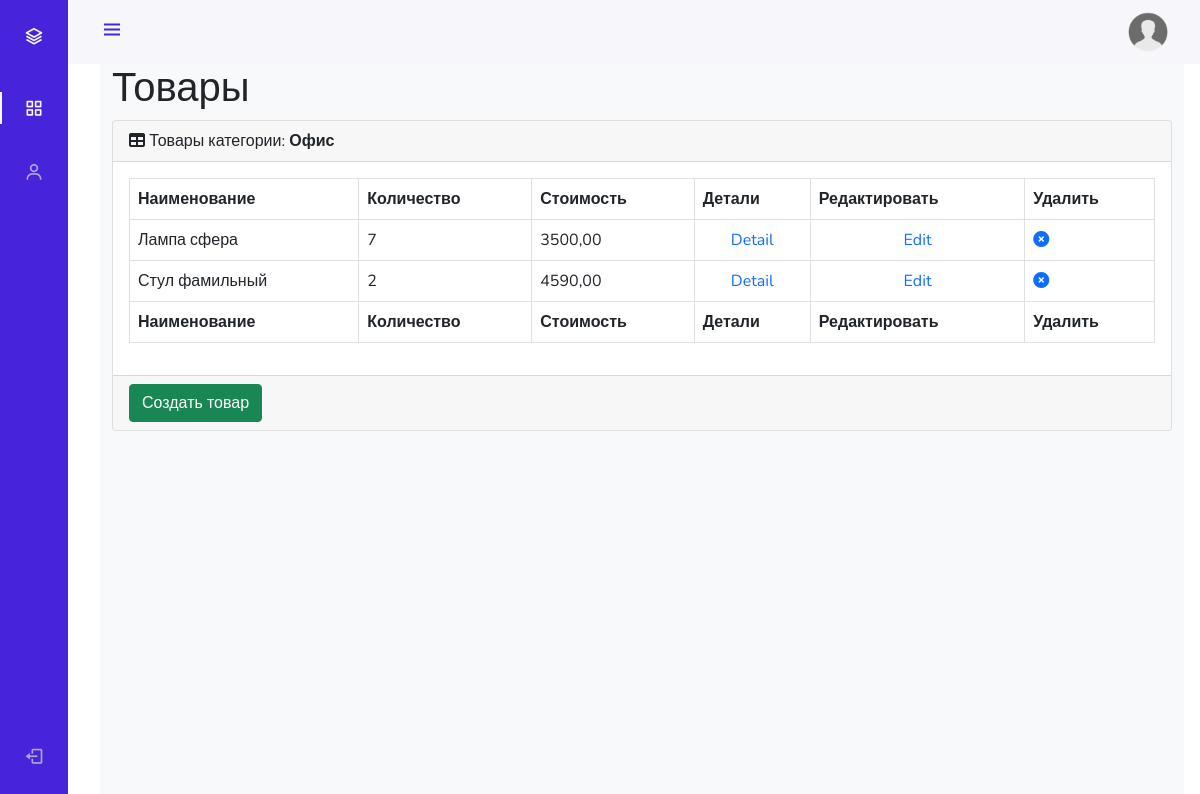
Screenshot of /admin_staff/products/read/category/1/ (signed in) with the database file from the repository.
### mainapp/models.py (models this page shows, shortened)
class ProductCategory(models.Model):
    name = models.CharField(verbose_name='имя', max_length=64, unique=True)
    description = models.TextField(verbose_name='описание', blank=True)
    created = models.DateTimeField(auto_now_add=True)
    updated = models.DateTimeField(auto_now=True)
    is_active = models.BooleanField(default=True)

class Product(models.Model):
    category = models.ForeignKey(
        ProductCategory,
        on_delete=models.CASCADE,
    )
    name = models.CharField(
        verbose_name='имя продукта',
        max_length=128,
    )
    image = models.ImageField(
        upload_to='products_images',
        blank=True,
    )
    short_desc = models.CharField(
        verbose_name='короткое описание',
        max_length=60,
        blank=True,
    )
    description = models.TextField(
        verbose_name='описание',
        blank=True,
    )
    price = models.DecimalField(
        verbose_name='цена продукта',
        max_digits=8,
        decimal_places=2,
        default=0,
    )
    quantity = models.PositiveIntegerField(
        verbose_name='количество на складе',
        default=0,
    )
    is_active = models.BooleanField(default=True)

### adminapp/views.py (the view)
# urls.py: path('products/read/category/<int:pk>/', adminapp.products, name='products'),
@user_passes_test(lambda u: u.is_superuser)
def products(request, pk):
    title = 'админка/продукт'
    category = get_object_or_404(ProductCategory, pk=pk)
    products_list = Product.objects.filter(category__pk=pk).order_by('name')
    context = {
        'title': title,
        'category': category,
        'objects': products_list,
    }
    return render(request, 'adminapp/products.html', context)

### mainapp/context_processors.py (called while the page is built)
def basket(request):
    print(f'context processor basket works')
    basket = []
    if request.user.is_authenticated:
        basket = Basket.objects.filter(user=request.user)
    return {
        'basket': basket,
    }

### adminapp/templates/adminapp/products.html
{% extends 'adminapp/base.html' %}
{% load static %}
{% block content %}
<main>
    <div class="container-fluid">
        <h1 class="mt-4">Товары</h1>
        <div class="card mb-4">
            <div class="card-header">
                <i class="fas fa-table mr-1"></i>
                Товары категории: <strong>{{ category.name|title }}</strong>
            </div>
            <div class="card-body">
                <div class="table-responsive">
                    <table class="table table-bordered" id="dataTable" width="100%" cellspacing="0">
                        <thead>
                        <tr>
                            <th>Наименование</th>
                            <th>Количество</th>
                            <th>Стоимость</th>
                            <th>Детали</th>
                            <th>Редактировать</th>
                            <th>Удалить</th>
                        </tr>
                        </thead>
                        <tfoot>
                        <tr>
                            <th>Наименование</th>
                            <th>Количество</th>
                            <th>Стоимость</th>
                            <th>Детали</th>
                            <th>Редактировать</th>
                            <th>Удалить</th>
                        </tr>
                        </tfoot>
                        <tbody>
                        {% for product in objects %}
                            <tr {% if not product.is_active %} style="opacity: 0.5;" {% endif %}>
                                <td>{{ product.name }}</td>
                                <td>{{ product.quantity }}</td>
                                <td>{{ product.price }}</td>
                                <td class="text-center">
                                    <a href="{% url 'admin_staff:product_read' product.pk %}">Detail</a>
                                </td>
                                <td class="text-center">
                                    <a href="{% url 'admin_staff:product_update' product.pk %}">Edit</a>
                                </td>
                                <td>
                                    <a {% if not product.is_active %} class="invisible" {% endif %} href="{% url 'admin_staff:product_delete' pk=product.id %}">
                                        <i class="fa fa-times-circle"></i>
                                    </a>
                                </td>
                            </tr>
                        {% endfor %}
                        </tbody>
                    </table>
                </div>
            </div>
            <div class="card-footer">
                <a href="{% url 'admin_staff:product_create' category.pk %}">
                    <button class="btn btn-success">Создать товар</button>
                </a>
            </div>
        </div>
    </div>
</main>
{% endblock %}

### adminapp/static/adminapp/css/style.css (style rules this page uses)
:root { --header-height: 3rem; --nav-width: 68px; --first-color: #4723D9; --first-color-light: #AFA5D9; --white-color: #F7F6FB; --body-font: 'Nunito', sans-serif; --normal-font-size: 1rem; --z-fixed: 100 }
body { position: relative; margin: var(--header-height) 0 0 0; padding: 0 1rem; font-family: var(--body-font); font-size: var(--normal-font-size); transition: .5s }
a { text-decoration: none }
@media screen and (min-width: 768px) { body { margin: calc(var(--header-height) + 1rem) 0 0 0; padding-left: calc(var(--nav-width) + 2rem) } }

### rows the page displays
ProductCategory: name "Офис"
Product: name "Лампа сфера", quantity "7", price "3500,00"
Product: name "Стул фамильный", quantity "2", price "4590,00"
